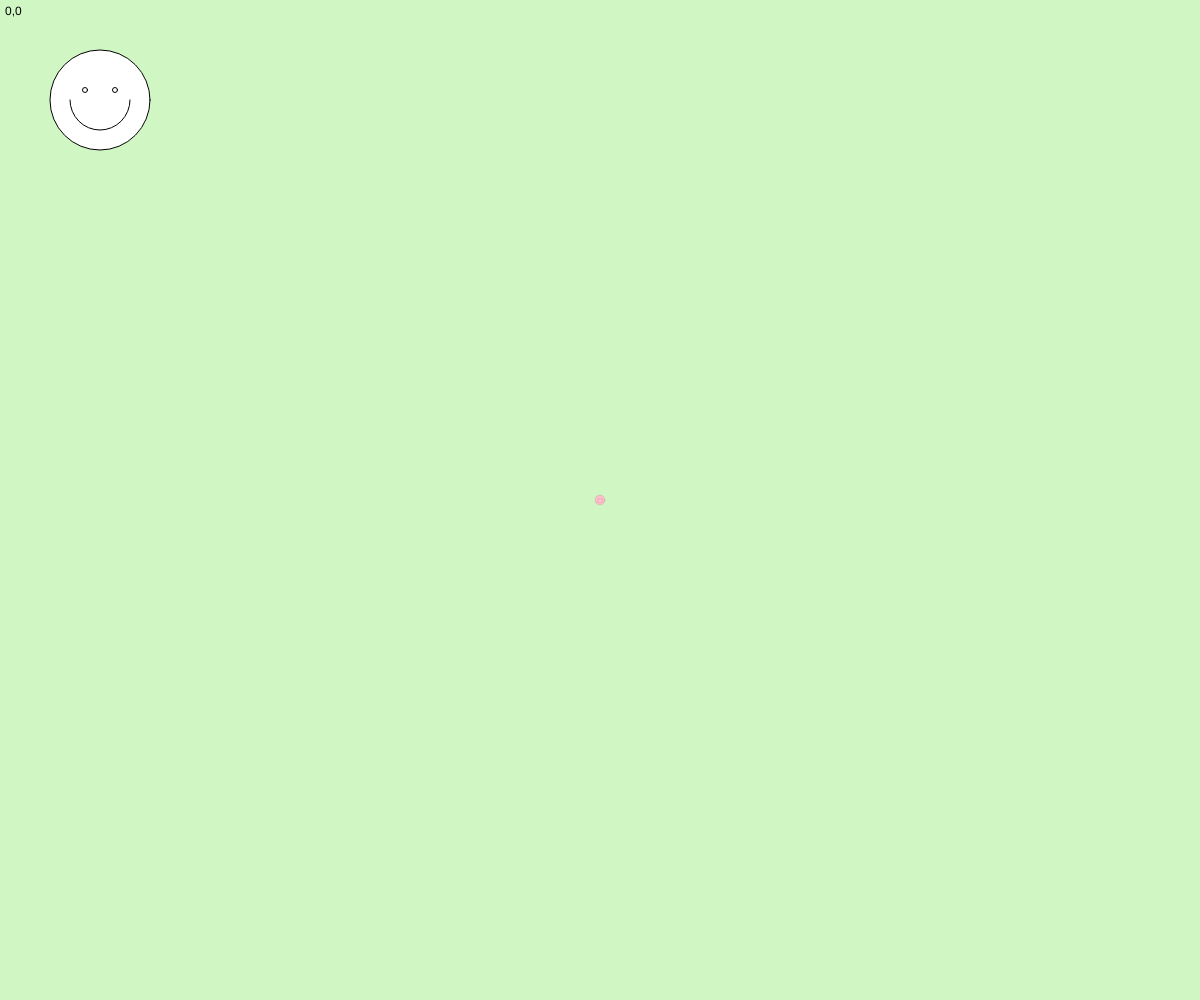
Frame 1 (no input)
Frame 60 (no input): identical to frame 1, image omitted
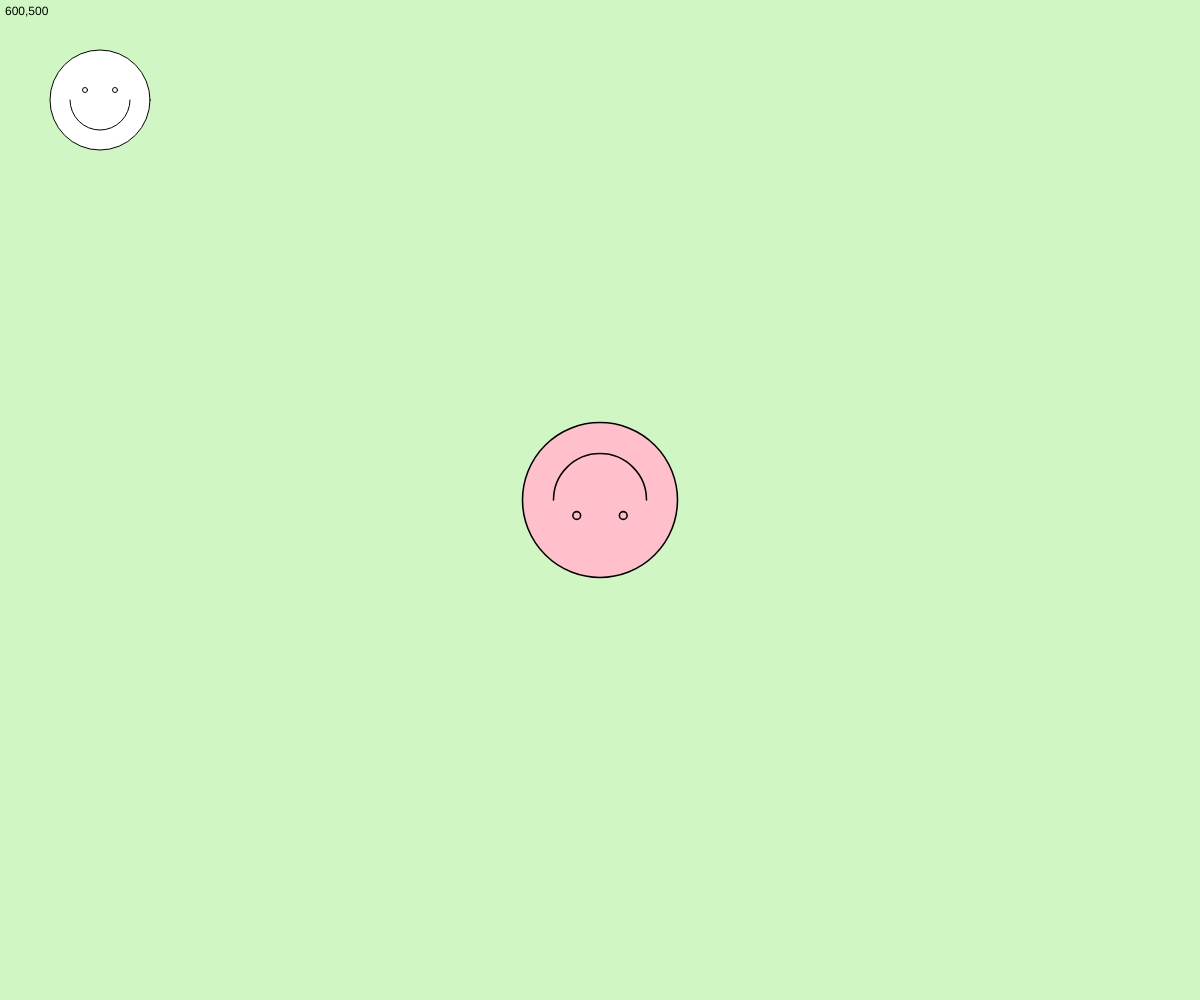
Frame 120 (the mouse pressed at the canvas centre since frame 60)

The p5.js sketch that drew these frames (run headless with seeded random() and noise() and a simulated clock; from frame 60 on, the mouse is pressed at the canvas centre):

// p5.js sketch
// ── sketch.js


function setup() {
  createCanvas(windowWidth, windowHeight);
  
}

function draw() {
  // ANY transforamtions are reset at the beginning of draw
  background('#d0f7c3ff');
  circle(100,100,100);
  circle(85,90,5);
  circle(115,90,5);
  arc(100,100,60,60,0,PI);

  //translate is a TRANSFORMATION function
  // it moves the coordinate matrix according to a net set
  // of corrdinates, which become the "new" 0,0

  // pusha dn pop ISOLATE a transformation
  // anything enclosed within push and pop only applies within
  // that enclosure
  push(); // push indicates the beginning of an isolated block

  fill("pink"); // instead of the manual 100+100 on each point // takes original point from 0,0 on top left and now has a new 0,0 point
  translate(width/2,height/2);
  let angle; 
  // map is a function that scales numbers proportionately 
  // parameters:
  // 1: input variable to scale
  // 2: low end of input range
  // 3: HIGH END of input range
  // 4: low end of the output range
  // 5: HIGH END of output range
  angle = map(mouseX,0,width,0,360);

  rotate(radians(angle));

  let scaleFactor; // making a variable to hold scale amount
  scaleFactor = map(mouseY,0,height,0.1,3)

  // scale makes the coordinate system larger or smaller
  // it takes a "factor" as a parameter
  // if you supply two parameters, it scales differently
  // on x and y axes

  scale(scaleFactor);

  circle(0,0,100);
  circle(-15,-10, 5);
  circle(15,-10,5);
  arc(0,0,60,60,0,PI);

  pop(); // pop indicates teh end of an isolated block
  // text function: text, x, y of top left corner
  text(mouseX + "," + mouseY,5,15);

}
